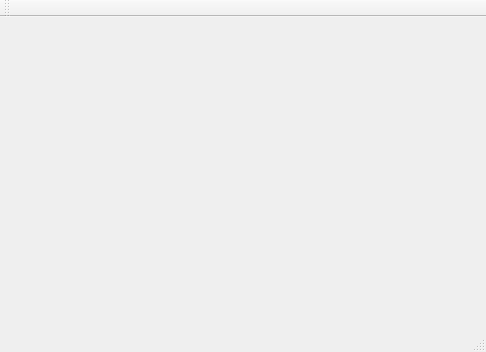
<?xml version="1.0" encoding="UTF-8"?>
<ui version="4.0">
 <class>MainWindow</class>
 <widget class="QMainWindow" name="MainWindow">
  <property name="geometry">
   <rect>
    <x>0</x>
    <y>0</y>
    <width>486</width>
    <height>352</height>
   </rect>
  </property>
  <property name="windowTitle">
   <string>MainWindow</string>
  </property>
  <widget class="QWidget" name="centralWidget">
   <widget class="QLabel" name="label">
    <property name="geometry">
     <rect>
      <x>110</x>
      <y>100</y>
      <width>171</width>
      <height>41</height>
     </rect>
    </property>
    <property name="font">
     <font>
      <pointsize>13</pointsize>
     </font>
    </property>
    <property name="text">
     <string/>
    </property>
   </widget>
  </widget>
  <widget class="QMenuBar" name="menuBar">
   <property name="geometry">
    <rect>
     <x>0</x>
     <y>0</y>
     <width>486</width>
     <height>26</height>
    </rect>
   </property>
  </widget>
  <widget class="QToolBar" name="mainToolBar">
   <attribute name="toolBarArea">
    <enum>TopToolBarArea</enum>
   </attribute>
   <attribute name="toolBarBreak">
    <bool>false</bool>
   </attribute>
  </widget>
  <widget class="QStatusBar" name="statusBar"/>
 </widget>
 <layoutdefault spacing="6" margin="11"/>
 <resources/>
 <connections/>
</ui>
